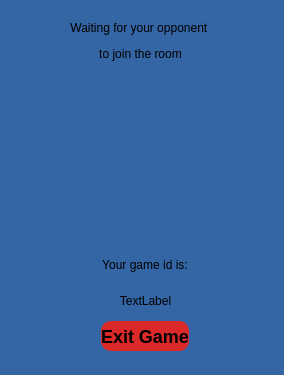
<?xml version="1.0" encoding="UTF-8"?>
<ui version="4.0">
 <class>WaitingWindow</class>
 <widget class="QDialog" name="WaitingWindow">
  <property name="geometry">
   <rect>
    <x>0</x>
    <y>0</y>
    <width>284</width>
    <height>375</height>
   </rect>
  </property>
  <property name="windowTitle">
   <string>Dialog</string>
  </property>
  <property name="styleSheet">
   <string notr="true">background-color:rgb(52, 101, 164)
</string>
  </property>
  <widget class="QWidget" name="verticalLayoutWidget">
   <property name="geometry">
    <rect>
     <x>40</x>
     <y>250</y>
     <width>211</width>
     <height>101</height>
    </rect>
   </property>
   <layout class="QVBoxLayout" name="verticalLayout">
    <item alignment="Qt::AlignHCenter">
     <widget class="QLabel" name="label_3">
      <property name="font">
       <font>
        <family>Ubuntu</family>
        <weight>50</weight>
        <bold>false</bold>
       </font>
      </property>
      <property name="text">
       <string>Your game id is:</string>
      </property>
      <property name="alignment">
       <set>Qt::AlignCenter</set>
      </property>
     </widget>
    </item>
    <item>
     <widget class="QLabel" name="labelGameId">
      <property name="font">
       <font>
        <family>Ubuntu</family>
        <weight>50</weight>
        <bold>false</bold>
       </font>
      </property>
      <property name="mouseTracking">
       <bool>true</bool>
      </property>
      <property name="text">
       <string>TextLabel</string>
      </property>
      <property name="alignment">
       <set>Qt::AlignCenter</set>
      </property>
     </widget>
    </item>
    <item alignment="Qt::AlignHCenter">
     <widget class="QPushButton" name="pushButton">
      <property name="minimumSize">
       <size>
        <width>0</width>
        <height>30</height>
       </size>
      </property>
      <property name="font">
       <font>
        <family>Arial</family>
        <pointsize>-1</pointsize>
        <weight>75</weight>
        <bold>true</bold>
       </font>
      </property>
      <property name="styleSheet">
       <string notr="true">QPushButton {
	background-color:rgb(219, 41, 41);
	border-radius:10px;
	color:black;
	font-family:Arial;
	font-size:18px;
   	font-weight:bold;
}
QPushButton:hover {
	background-color: rgb(255, 41, 41);
}
QPushButton:active {
	position:relative;
	top:1px;
}</string>
      </property>
      <property name="text">
       <string>Exit Game</string>
      </property>
      <property name="flat">
       <bool>false</bool>
      </property>
     </widget>
    </item>
   </layout>
  </widget>
  <widget class="QLabel" name="labelGif">
   <property name="geometry">
    <rect>
     <x>20</x>
     <y>90</y>
     <width>241</width>
     <height>151</height>
    </rect>
   </property>
   <property name="text">
    <string/>
   </property>
   <property name="alignment">
    <set>Qt::AlignCenter</set>
   </property>
  </widget>
  <widget class="QLabel" name="label">
   <property name="geometry">
    <rect>
     <x>10</x>
     <y>16</y>
     <width>261</width>
     <height>51</height>
    </rect>
   </property>
   <property name="font">
    <font>
     <family>Ubuntu</family>
     <weight>50</weight>
     <bold>false</bold>
    </font>
   </property>
   <property name="text">
    <string>&lt;html&gt;&lt;head/&gt;&lt;body&gt;&lt;p align=&quot;center&quot;&gt;Waiting for your opponent &lt;/p&gt;&lt;p align=&quot;center&quot;&gt;to join the room&lt;/p&gt;&lt;/body&gt;&lt;/html&gt;</string>
   </property>
   <property name="alignment">
    <set>Qt::AlignCenter</set>
   </property>
  </widget>
 </widget>
 <resources/>
 <connections/>
</ui>
